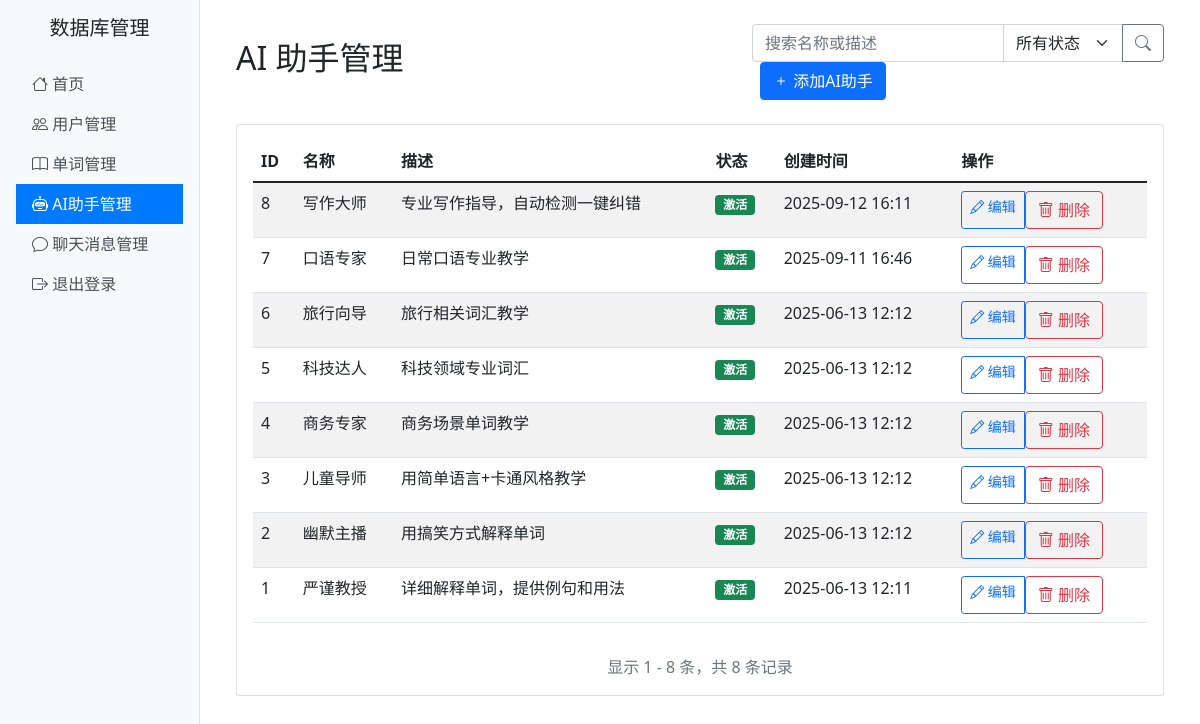
Page /admin/ai_agents (signed in) on the committed database.
### sql_alchemy.py (models this page shows, shortened)
class AIAgent(db.Model):
    __tablename__ = 'ai_agent'
    agent_id = db.Column(db.Integer, primary_key=True)
    name = db.Column(db.String(50), unique=True, nullable=False)
    description = db.Column(db.Text)
    system_prompt = db.Column(db.Text, nullable=False)
    avatar_url = db.Column(db.String(255))
    is_active = db.Column(db.Boolean, default=True)
    created_at = db.Column(db.DateTime, default=datetime.now())
    updated_at = db.Column(db.DateTime, default=datetime.now(), onupdate=datetime.now())
    welcome = db.Column(db.Text)

### views/admin/__init__.py (the view)
@admin_bp.route('/ai_agents')
@login_required
def list_ai_agents():
    page = request.args.get('page', 1, type=int)
    per_page = request.args.get('per_page', 20, type=int)
    search = request.args.get('search', '')
    status_filter = request.args.get('status', '')
    query = AIAgent.query
    if search:
        query = query.filter(
            (AIAgent.name.ilike(f'%{search}%')) |
            (AIAgent.description.ilike(f'%{search}%'))
        )
    if status_filter:
        if status_filter == 'active':
            query = query.filter(AIAgent.is_active == True)
        elif status_filter == 'inactive':
            query = query.filter(AIAgent.is_active == False)
    ai_agents = query.order_by(AIAgent.agent_id.desc()).paginate(
        page=page, per_page=per_page, error_out=False
    )
    return render_template('admin/ai_agents/list.html',
                         ai_agents=ai_agents,
                         search=search,
                         status_filter=status_filter)

### views/admin/__init__.py (called while the page is built)
def login_required(f):
    from functools import wraps
    @wraps(f)
    def decorated_function(*args, **kwargs):
        if 'admin_logged_in' not in session:
            return redirect(url_for('admin.login'))
        return f(*args, **kwargs)
    return decorated_function

### views/admin/templates/admin/ai_agents/list.html (shortened to what this page needs)
{% extends "admin/base.html" %}
{% block content %}
<div class="d-flex justify-content-between align-items-center mb-4">
    <h2>AI 助手管理</h2>
    <div>
        <form method="GET" class="d-inline me-2">
            <div class="input-group">
                <input type="text" class="form-control" placeholder="搜索名称或描述" name="search" value="{{ search }}">
                <select class="form-select" name="status" style="max-width: 120px;">
                    <option value="">所有状态</option>
                </select>
                <button class="btn btn-outline-secondary" type="submit">
                    <i class="bi bi-search"></i>
                </button>
            </div>
        </form>
        <a href="{{ url_for('admin.create_ai_agent') }}" class="btn btn-primary">
            <i class="bi bi-plus"></i> 添加AI助手
        </a>
    </div>
</div>
<div class="card">
    <div class="card-body">
        <div class="table-responsive">
            <table class="table table-striped">
                <thead>
                    <tr>
                        <th>ID</th>
                        <th>名称</th>
                        <th>描述</th>
                        <th>状态</th>
                        <th>创建时间</th>
                        <th>操作</th>
                    </tr>
                </thead>
                <tbody>
                    {% for agent in ai_agents %}
                    <tr>
                        <td>{{ agent.agent_id }}</td>
                        <td>{{ agent.name }}</td>
                        <td>{{ agent.description[:50] }}{% if agent.description|length > 50 %}...{% endif %}</td>
                        <td>
                            <span class="badge bg-{{ 'success' if agent.is_active else 'secondary' }}">
                                {{ '激活' if agent.is_active else '禁用' }}
                            </span>
                        </td>
                        <td>{{ agent.created_at.strftime('%Y-%m-%d %H:%M') }}</td>
                        <td>
                            <div class="btn-group btn-group-sm">
                                <a href="{{ url_for('admin.edit_ai_agent', agent_id=agent.agent_id) }}" class="btn btn-outline-primary">
                                    <i class="bi bi-pencil"></i> 编辑
                                </a>
                                <form method="POST" action="{{ url_for('admin.delete_ai_agent', agent_id=agent.agent_id) }}" onsubmit="return confirm('确定要删除这个AI助手吗？');">
                                    <button type="submit" class="btn btn-outline-danger">
                                        <i class="bi bi-trash"></i> 删除
                                    </button>
                                </form>
                            </div>
                        </td>
                    </tr>
                    {% endfor %}
                </tbody>
            </table>
        </div>
        <div class="mt-3 text-center text-muted">
            显示 {{ ai_agents.first }} - {{ ai_agents.last }} 条，共 {{ ai_agents.total }} 条记录
        </div>
    </div>
</div>
{% endblock %}

### views/admin/templates/admin/base.html (shortened to what this page needs)
<!DOCTYPE html>
<html lang="zh-CN">
<head>
    <link href="https://cdn.jsdelivr.net/npm/bootstrap@5.1.3/dist/css/bootstrap.min.css" rel="stylesheet">
    <link href="https://cdn.jsdelivr.net/npm/bootstrap-icons@1.7.2/font/bootstrap-icons.css" rel="stylesheet">
</head>
<body>
    <div class="container-fluid">
        <div class="row">
            <div class="col-md-2 sidebar p-0">
                <div class="p-3">
                    <h5 class="text-center mb-4">数据库管理</h5>
                    <nav class="nav flex-column">
                        <a class="nav-link {% if request.endpoint == 'admin.index' %}active{% endif %}" href="{{ url_for('admin.index') }}">
                            <i class="bi bi-house"></i> 首页
                        </a>
                        <a class="nav-link {% if request.endpoint == 'admin.list_users' %}active{% endif %}" href="{{ url_for('admin.list_users') }}">
                            <i class="bi bi-people"></i> 用户管理
                        </a>
                        <a class="nav-link {% if request.endpoint == 'admin.list_words' %}active{% endif %}" href="{{ url_for('admin.list_words') }}">
                            <i class="bi bi-book"></i> 单词管理
                        </a>
                        <a class="nav-link {% if request.endpoint == 'admin.list_ai_agents' %}active{% endif %}" href="{{ url_for('admin.list_ai_agents') }}">
                            <i class="bi bi-robot"></i> AI助手管理
                        </a>
                        <a class="nav-link {% if request.endpoint == 'admin.list_chat_messages' %}active{% endif %}" href="{{ url_for('admin.list_chat_messages') }}">
                            <i class="bi bi-chat"></i> 聊天消息管理
                        </a>
                        <a class="nav-link" href="{{ url_for('admin.logout') }}">
                            <i class="bi bi-box-arrow-right"></i> 退出登录
                        </a>
                    </nav>
                </div>
            </div>
            <div class="col-md-10">
                <div class="p-4">
                    {% block content %}
                    {% endblock %}
                </div>
            </div>
        </div>
    </div>
</body>
</html>

### views/admin/templates/admin/base.html (style rules this page uses)
.sidebar { min-height: 100vh; background-color: #f8f9fa; border-right: 1px solid #dee2e6; }
.sidebar .nav-link { color: #495057; padding: 0.5rem 1rem; }
.sidebar .nav-link.active { background-color: #007bff; color: white; }

### rows in the picture
AIAgent: agent_id "8", name "写作大师", description "专业写作指导，自动检测一键纠错", is_active "激活", created_at "2025-09-12 16:11"
AIAgent: agent_id "7", name "口语专家", description "日常口语专业教学", is_active "激活", created_at "2025-09-11 16:46"
AIAgent: agent_id "6", name "旅行向导", description "旅行相关词汇教学", is_active "激活", created_at "2025-06-13 12:12"
AIAgent: agent_id "5", name "科技达人", description "科技领域专业词汇", is_active "激活", created_at "2025-06-13 12:12"
AIAgent: agent_id "4", name "商务专家", description "商务场景单词教学", is_active "激活", created_at "2025-06-13 12:12"
AIAgent: agent_id "3", name "儿童导师", description "用简单语言+卡通风格教学", is_active "激活", created_at "2025-06-13 12:12"
AIAgent: agent_id "2", name "幽默主播", description "用搞笑方式解释单词", is_active "激活", created_at "2025-06-13 12:12"
AIAgent: agent_id "1", name "严谨教授", description "详细解释单词，提供例句和用法", is_active "激活", created_at "2025-06-13 12:11"

### other values in the picture
{{ ai_agents.first }} "1"
{{ ai_agents.last }} "8"
{{ ai_agents.total }} "8"
